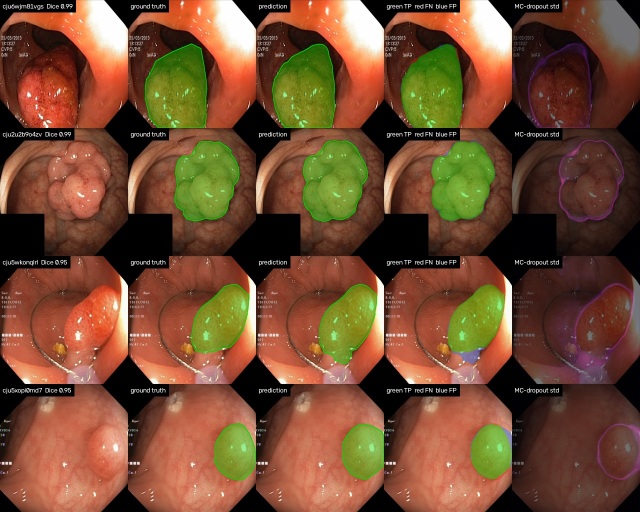
#> input picture reports/gallery_test.jpg, 1280 x 1024 px, given in place of cju5wkonqlrl409877y8zvnub.jpg, which was not available (shown at 1/2 size)
$ python deploy_static_space.py
#> lines starting #> are read from the running program, lines starting #| are printed output that depends on the picture; after the words box and inside, x2 and y2 are one past the last pixel; in counts of white or black regions, pixels touching at a corner belong together
"""Publish the in-browser demo: weights and ONNX files to a model repo, web/ to a static Space.

Uses the Hugging Face login stored by `hf auth login`. The page loads the INT8 ONNX files from
the model repo, so the Space itself only holds HTML, JavaScript and five example test frames
(with their expert masks as PNG).

Example:
    python scripts/deploy_static_space.py --dry-run   # build outputs/static_space only
    python scripts/deploy_static_space.py --models    # also upload weights and ONNX files
"""

from __future__ import annotations

import argparse
import shutil
from pathlib import Path

import cv2

from polypseg.config import KVASIR_DIR, MASK_THRESHOLD

ROOT = Path(__file__).resolve().parents[1]
MODEL_REPO = "haroonx02/polyp-segmentation-unet-resnet34"
SPACE_REPO = "haroonx02/polyp-segmentation-browser"
WEB_FILES = ("index.html", "app.js", "polyp.js", "README.md")
# Test-split frames: typical, small, large, and two of the four worst cases.
EXAMPLES = {"1_typical": "cju5wkonqlrl409877y8zvnub", "2_small": "cju7dvl5m2n4t0755hlnnjjet",
            "3_large": "cju7eotqi2qea0871y8yc7tqh", "4_partial_miss": "cju2nbdpmlmcj0993s1cht0dz",
            "5_confident_miss": "cju2zy1e49pqk0878t6ncqn12"}
HUB_FILES = {"onnx/polyp_unet_int8.onnx": "models/onnx/polyp_unet_int8.onnx",
             "onnx/polyp_unet_fp16.onnx": "models/onnx/polyp_unet_fp16.onnx",
             "onnx/polyp_unet_mc8_int8.onnx": "models/onnx/polyp_unet_mc8_int8.onnx",
             "unet_resnet34.pt": "models/unet_resnet34.pt",
             "README.md": "hub/MODEL_CARD_HUB.md"}


def build_bundle(out: Path, root: Path = KVASIR_DIR) -> Path:
    if out.exists():
        shutil.rmtree(out)
    (out / "examples").mkdir(parents=True)
    for name in WEB_FILES:
        shutil.copy(ROOT / "web" / name, out / name)
    for name, stem in EXAMPLES.items():
        shutil.copy(root / "images" / f"{stem}.jpg", out / "examples" / f"{name}.jpg")
        mask = cv2.imread(str(root / "masks" / f"{stem}.jpg"), cv2.IMREAD_GRAYSCALE)
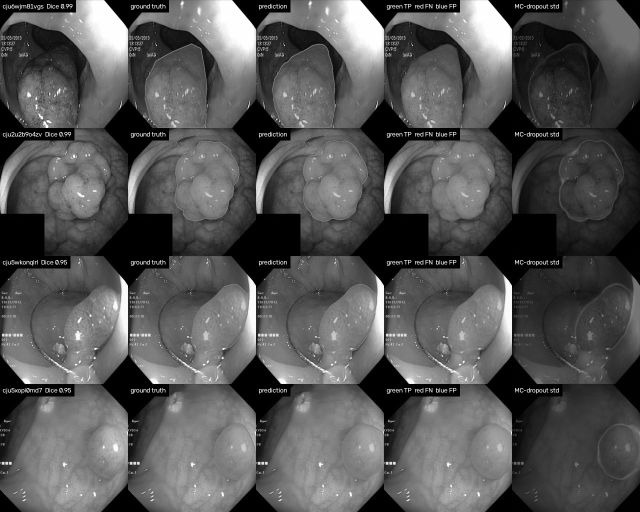
#> mask: shape (1024, 1280) (shown at 1/2 size); min 0, max 255, mean 85.1
        cv2.imwrite(str(out / "examples" / f"{name}_mask.png"),
                    ((mask > MASK_THRESHOLD) * 255).astype("uint8"))
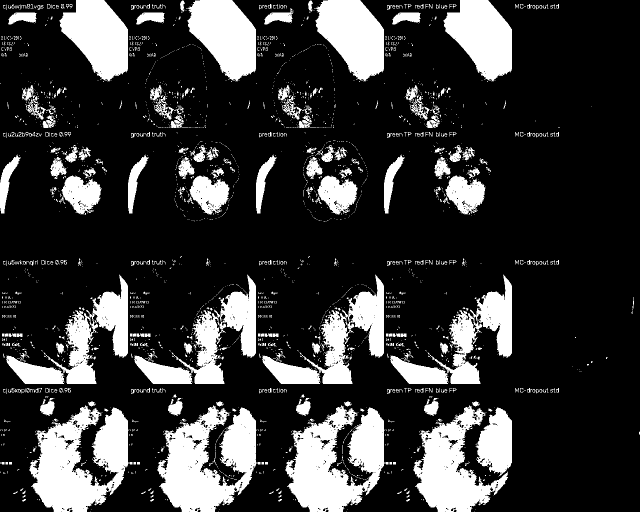
#> saved as 1_typical_mask.png: shape (1024, 1280) (shown at 1/2 size); 22% white; 2818 white regions (2457 under 20 px), largest, box (x1, y1, x2, y2) and area: (570, 811, 770, 1024) 25597, (314, 811, 514, 1024) 25587, (58, 811, 258, 1024) 25527
#> pass 2 of the loop in build_bundle, `for name, stem in EXAMPLES.items():`:
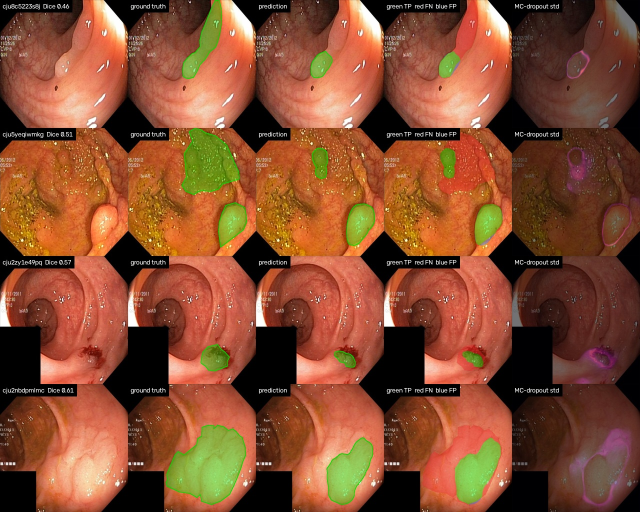
#> input picture reports/failure_cases.jpg, 1280 x 1024 px, given in place of cju7dvl5m2n4t0755hlnnjjet.jpg, which was not available (shown at 1/2 size)
#> in build_bundle, `mask = cv2.imread(str(root / "masks" / f"{stem}.jpg"), cv2.IMREAD_GRAY..`:
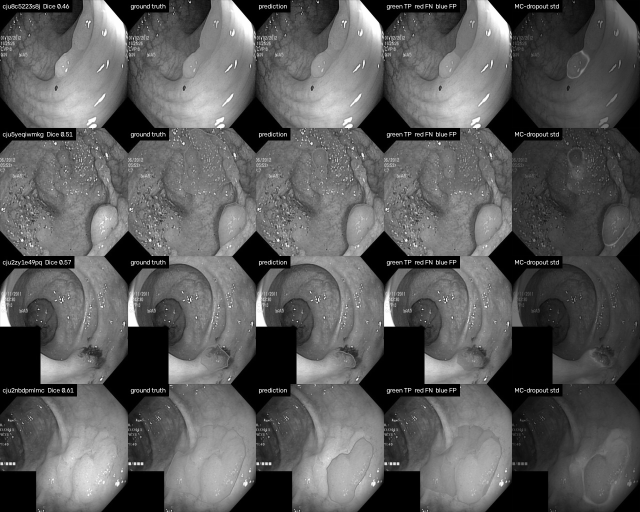
#> mask: shape (1024, 1280) (shown at 1/2 size); min 0, max 255, mean 90.6
#> in build_bundle, `cv2.imwrite(str(out / "examples" / f"{name}_mask.png"), ((mask > MASK_..`:
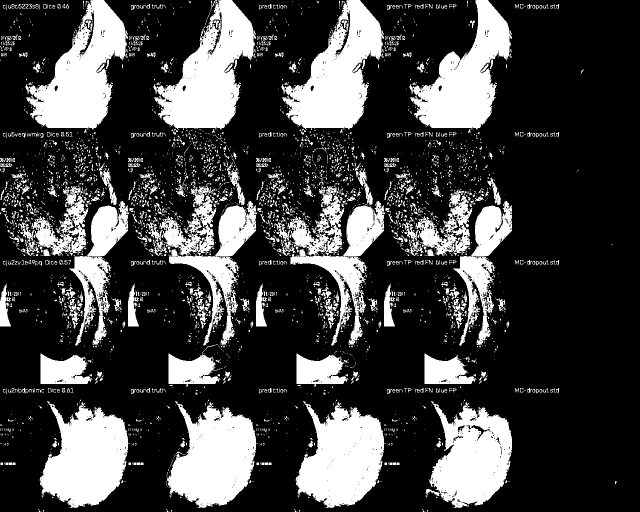
#> saved as 2_small_mask.png: shape (1024, 1280) (shown at 1/2 size); 26.4% white; 4139 white regions (3633 under 20 px), largest, box (x1, y1, x2, y2) and area: (307, 0, 512, 259) 27185, (563, 0, 768, 259) 26948, (51, 0, 256, 259) 26922
    return out


def main() -> None:
    parser = argparse.ArgumentParser(description=__doc__,
                                     formatter_class=argparse.RawDescriptionHelpFormatter)
    parser.add_argument("--repo", default=SPACE_REPO)
    parser.add_argument("--out", type=Path, default=ROOT / "outputs" / "static_space")
    parser.add_argument("--models", action="store_true", help="upload weights + ONNX files too")
    parser.add_argument("--dry-run", action="store_true")
    args = parser.parse_args()
    bundle = build_bundle(args.out)
    print(f"Bundle ready at {bundle}")
    if args.dry_run:
        return
    from huggingface_hub import HfApi

    api = HfApi()
    if args.models:
        api.create_repo(MODEL_REPO, repo_type="model", exist_ok=True)
        for dest, src in HUB_FILES.items():
            api.upload_file(path_or_fileobj=ROOT / src, path_in_repo=dest, repo_id=MODEL_REPO,
                            commit_message=f"Add {Path(dest).name}")
    api.create_repo(args.repo, repo_type="space", space_sdk="static", exist_ok=True)
    api.upload_folder(repo_id=args.repo, repo_type="space", folder_path=bundle,
                      commit_message="Deploy browser demo")
    print(f"https://huggingface.co/spaces/{args.repo}")


if __name__ == "__main__":
#> (the run stopped early here; a loop or call above may not have finished)
